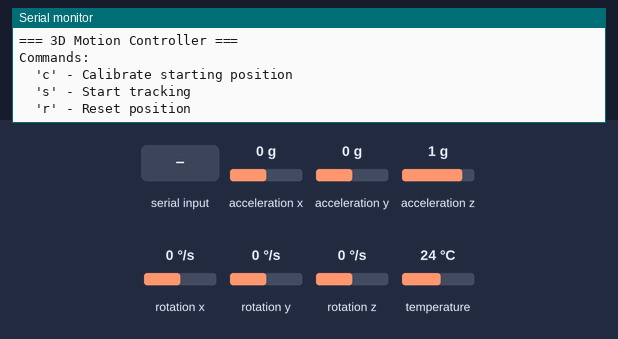
This sketch was run on a simulated Arduino Uno, built with avr-gcc and run on an emulated ATmega328P. On the bench: the last lines printed to the serial monitor. Inputs (shaded band) come from the test bench; at power-on: acceleration x 0 g, acceleration y 0 g, acceleration z 1 g, rotation x 0 °/s, rotation y 0 °/s, rotation z 0 °/s, temperature 24 °C.

Above: at 1.3 s.
1.4 s: "c" received over Serial
At 3.3 s:
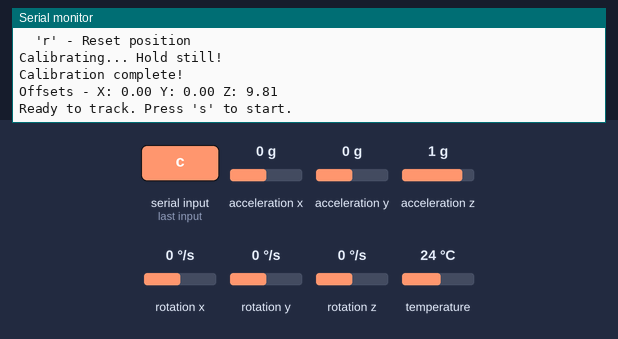
4.1 s: "s" received over Serial
At 4.8 s:
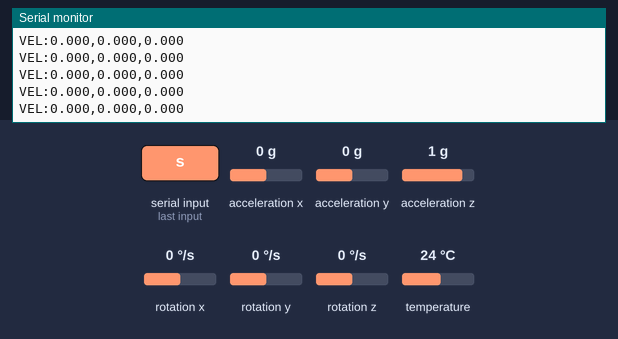
5.6 s: "S" received over Serial
At 6.7 s:
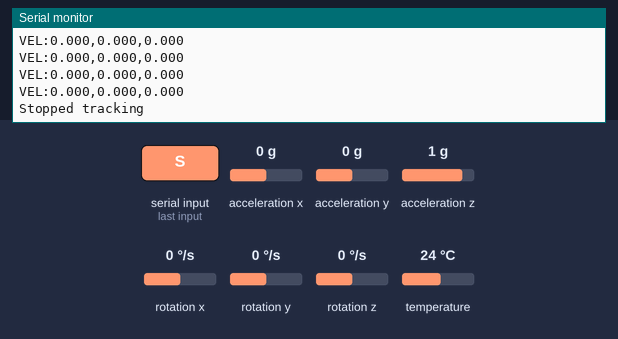
7.1 s: "r" received over Serial
At 7.9 s:
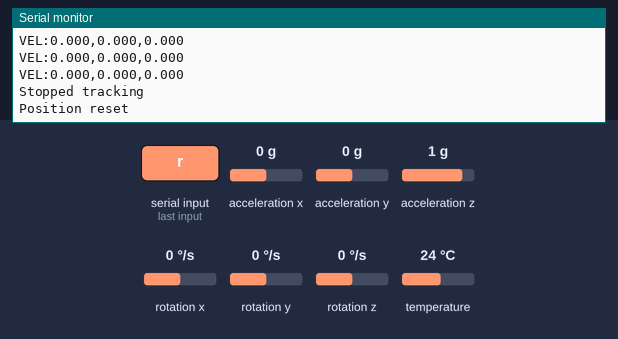

Measured:
- after the input at 1.4 s, the serial monitor: prints a new line at once (image 1)
- after the input at 4.1 s, the serial monitor: prints a new line at once (image 2)
- after the input at 5.6 s, the serial monitor: prints a new line at once (image 3)
- after the input at 7.1 s, the serial monitor: prints a new line at once (image 4)

The sketch:

sketch.ino
```cpp
// 3D Motion Controller with MPU6050
#include <Adafruit_MPU6050.h>
#include <Adafruit_Sensor.h>
#include <Wire.h>

Adafruit_MPU6050 mpu;

// Position tracking
float posX = 0, posY = 0, posZ = 0;
float velX = 0, velY = 0, velZ = 0;

// Calibration values
float offsetX = 0, offsetY = 0, offsetZ = 0;

// Timing
unsigned long lastTime = 0;

// States
bool isCalibrated = false;
bool isTracking = false;

// IMPROVED THRESHOLDS - More aggressive
const float MOVEMENT_THRESHOLD = 0.8;   // Increased from 0.5 - ignore small movements
const float VELOCITY_DECAY = 0.70;      // Increased from 0.95 - faster return to zero
const float VELOCITY_LIMIT = 2.0;       // Cap maximum velocity to prevent spikes

void setup(void) {
  Serial.begin(2000000);

  if (!mpu.begin()) {
    Serial.println("Failed to find MPU6050 chip");
    while (1) {
      delay(10);
    }
  }

  // Configure sensor for responsive tracking
  mpu.setAccelerometerRange(MPU6050_RANGE_8_G);
  mpu.setGyroRange(MPU6050_RANGE_500_DEG);
  mpu.setFilterBandwidth(MPU6050_BAND_44_HZ);  // Lower bandwidth = smoother but less responsive

  Serial.println("=== 3D Motion Controller ===");
  Serial.println("Commands:");
  Serial.println("  'c' - Calibrate starting position");
  Serial.println("  's' - Start tracking");
  Serial.println("  'r' - Reset position");
  Serial.println();

  delay(100);
  lastTime = millis();
}

void loop() {
  // Check for serial commands
  if (Serial.available() > 0) {
    char cmd = Serial.read();
    handleCommand(cmd);
  }

  // Get sensor data
  sensors_event_t a, g, temp;
  mpu.getEvent(&a, &g, &temp);

  // Calculate time delta
  unsigned long currentTime = millis();
  float dt = (currentTime - lastTime) / 1000.0;
  lastTime = currentTime;

  if (isTracking && isCalibrated) {
    // Remove calibration offset and gravity
    float accelX = a.acceleration.x - offsetX;
    float accelY = a.acceleration.y - offsetY;
    float accelZ = a.acceleration.z - offsetZ;

    // Apply movement threshold (ignore sensor noise)
    if (abs(accelX) < MOVEMENT_THRESHOLD) accelX = 0;
    if (abs(accelY) < MOVEMENT_THRESHOLD) accelY = 0;
    if (abs(accelZ) < MOVEMENT_THRESHOLD) accelZ = 0;

    // Update velocity (integrate acceleration)
    velX += accelX * dt;
    velY += accelY * dt;
    velZ += accelZ * dt;

    // Apply velocity decay (prevents drift) - MORE AGGRESSIVE
    velX *= VELOCITY_DECAY;
    velY *= VELOCITY_DECAY;
    velZ *= VELOCITY_DECAY;

    // Limit maximum velocity to prevent spikes
    velX = constrain(velX, -VELOCITY_LIMIT, VELOCITY_LIMIT);
    velY = constrain(velY, -VELOCITY_LIMIT, VELOCITY_LIMIT);
    velZ = constrain(velZ, -VELOCITY_LIMIT, VELOCITY_LIMIT);

    // If velocity is very small, zero it out completely
    if (abs(velX) < 0.05) velX = 0;
    if (abs(velY) < 0.05) velY = 0;
    if (abs(velZ) < 0.05) velZ = 0;

    // Update position (integrate velocity)
    posX += velX * dt;
    posY += velY * dt;
    posZ += velZ * dt;

    // Output tracking data
    printTrackingData(accelX, accelY, accelZ);
  }

  delay(1);
}

void handleCommand(char cmd) {
  switch(cmd) {
    case 'c':
    case 'C':
      calibrate();
      break;

    case 's':
    case 'S':
      if (!isCalibrated) {
        Serial.println("Please calibrate first ('c')");
      } else {
        isTracking = !isTracking;
        if (isTracking) {
          Serial.println("Started tracking!");
          resetPosition();
        } else {
          Serial.println("Stopped tracking");
        }
      }
      break;

    case 'r':
    case 'R':
      resetPosition();
      Serial.println("Position reset");
      break;
  }
}

void calibrate() {
  Serial.println("Calibrating... Hold still!");

  // Take multiple samples
  float sumX = 0, sumY = 0, sumZ = 0;
  int samples = 100;  // Increased from 50 for better calibration

  for (int i = 0; i < samples; i++) {
    sensors_event_t a, g, temp;
    mpu.getEvent(&a, &g, &temp);
    sumX += a.acceleration.x;
    sumY += a.acceleration.y;
    sumZ += a.acceleration.z;
    delay(10);
  }

  // Calculate average (resting position)
  offsetX = sumX / samples;
  offsetY = sumY / samples;
  offsetZ = sumZ / samples;

  isCalibrated = true;
  Serial.println("Calibration complete!");
  Serial.print("Offsets - X: ");
  Serial.print(offsetX);
  Serial.print(" Y: ");
  Serial.print(offsetY);
  Serial.print(" Z: ");
  Serial.println(offsetZ);
  Serial.println("Ready to track. Press 's' to start.");
}

void resetPosition() {
  posX = posY = posZ = 0;
  velX = velY = velZ = 0;
}

void printTrackingData(float accelX, float accelY, float accelZ) {
  // Only print if there's actual movement to reduce serial traffic
  // if (abs(velX) > 0.01 || abs(velY) > 0.01 || abs(velZ) > 0.01) {
  Serial.print("VEL:");
  Serial.print(velX, 3);
  Serial.print(",");
  Serial.print(velY, 3);
  Serial.print(",");
  Serial.println(velZ, 3);
  // }
}
```
